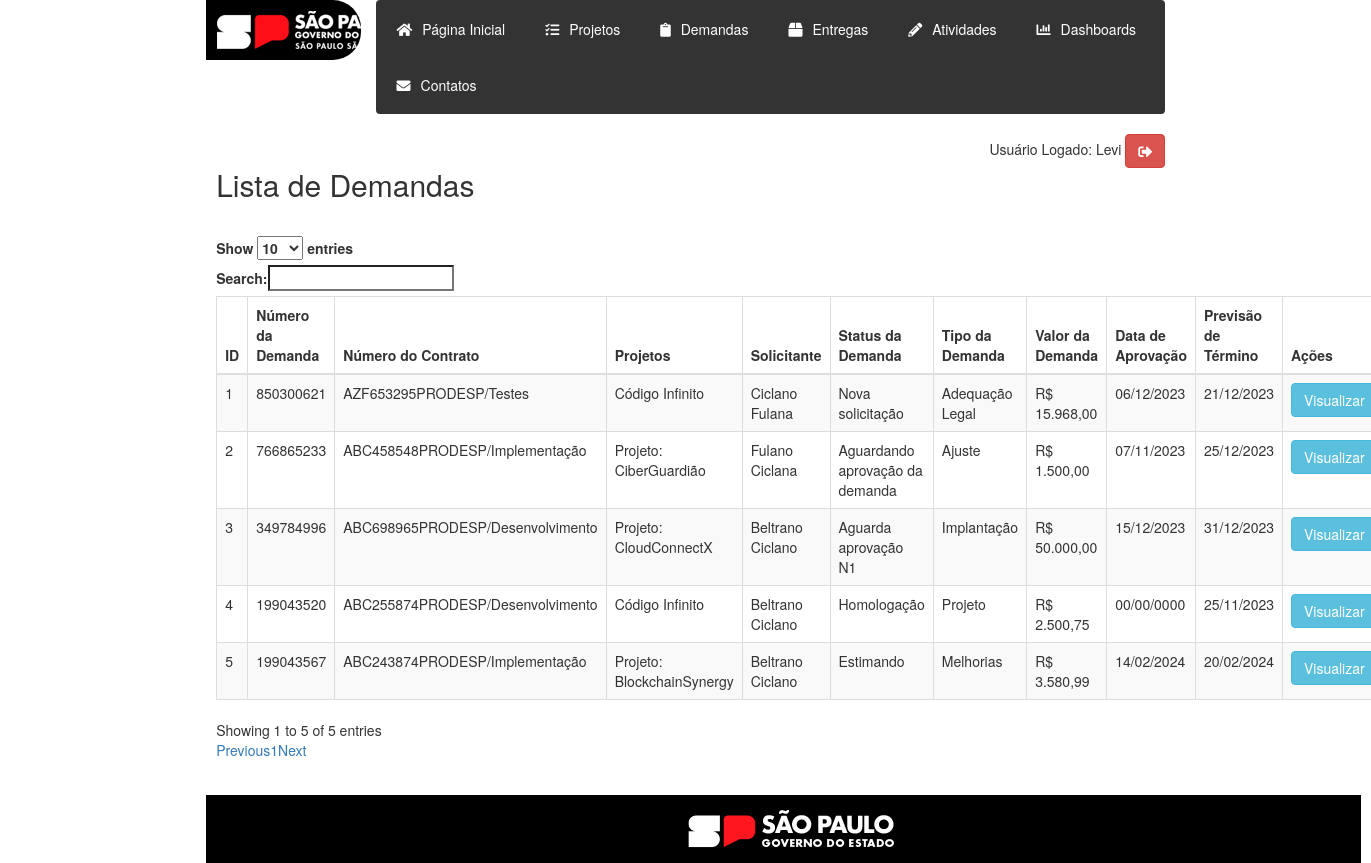
Page /demandas/consultar_demanda.php (signed in) on the committed database.
### tables this page shows
CREATE TABLE `cadastro_da_demanda` (
  `ID` int(11) NOT NULL,
  `Numero_da_Demanda` int(11) NOT NULL,
  `Contrato` varchar(60) DEFAULT NULL,
  `Solicitante` text DEFAULT NULL,
  `Status_demanda_ID` int(11) DEFAULT NULL,
  `Tipo_demanda_ID` int(11) DEFAULT NULL,
  `Valor_demanda` decimal(10,2) DEFAULT NULL,
  `Data_Solicitacao` date DEFAULT NULL,
  `Data_Aprovacao` date DEFAULT NULL,
  `Previsao_Termino` date DEFAULT NULL,
  `Projetos_ID` int(11) DEFAULT NULL,
  `Coordenadoria_ID` int(11) DEFAULT NULL,
  `Descricao` varchar(500) DEFAULT NULL,
  `Criticidade_ID` int(11) DEFAULT NULL
);

CREATE TABLE `projetos` (
  `ID` int(11) NOT NULL,
  `Nome` varchar(100) DEFAULT NULL,
  `Objetivo` varchar(200) DEFAULT NULL,
  `Data_Inicio` date DEFAULT NULL,
  `Prazo_Estimado` date DEFAULT NULL,
  `Situacao_ID` int(11) DEFAULT NULL,
  `Tipo_Projeto_ID` int(11) DEFAULT NULL,
  `Subtipo_Projeto_ID` int(11) DEFAULT NULL,
  `Nivel_Prioridade_Projeto_ID` int(11) DEFAULT NULL,
  `Criticidade_ID` int(11) DEFAULT NULL,
  `Tipos_Contatos_ID` int(11) DEFAULT NULL,
  `Contatos_Tecnicos_ID` int(11) DEFAULT NULL,
  `Orcamento_Previsto` decimal(10,2) DEFAULT NULL,
  `Gerente_Projeto_ID` int(11) DEFAULT NULL,
  `Coordenadoria_ID` int(11) DEFAULT NULL
);

CREATE TABLE `status_demanda` (
  `ID` int(11) NOT NULL,
  `Nome` varchar(50) DEFAULT NULL
);

CREATE TABLE `tipo_demanda` (
  `ID` int(11) NOT NULL,
  `Nome` varchar(50) DEFAULT NULL
);

### demandas/consultar_demanda.php (the view, shortened to what this page needs)
<?php
include_once("../config/conexao.php");
mysqli_query($conn, "SET NAMES 'utf8';");
function buscarDadosDemanda($conn)
{
    $sql = "SELECT d.ID, d.Numero_da_Demanda, d.Contrato, d.Solicitante,
            sd.Nome as NomeStatusDemanda, td.Nome as NomeTipoDemanda,
            FORMAT(d.Valor_demanda, 2, 'de_DE') as Valor_da_demanda,
            DATE_FORMAT(d.Data_Solicitacao, '%d/%m/%Y') as Data_Solicitacao,
            DATE_FORMAT(d.Data_Aprovacao, '%d/%m/%Y') as Data_Aprovacao,
            DATE_FORMAT(d.Previsao_Termino, '%d/%m/%Y') as Previsao_Termino,
            p.Nome as NomeProjeto, coord.Nome as NomeCoordenadoria
            FROM cadastro_da_demanda d
            LEFT JOIN status_demanda sd ON d.Status_demanda_ID = sd.ID
            LEFT JOIN tipo_demanda td ON d.Tipo_demanda_ID = td.ID
            LEFT JOIN projetos p ON d.Projetos_ID = p.ID
            LEFT JOIN coordenadoria coord ON d.Coordenadoria_ID = coord.ID";
    $resultado = $conn->query($sql);
    $dados = [];
    if ($resultado->num_rows > 0) {
        while ($row = $resultado->fetch_assoc()) {
            $dados[] = $row;
        }
    }
    return $dados;
}
?>
<!DOCTYPE html>
<html>
<head>
    <link rel="stylesheet" href="https://maxcdn.bootstrapcdn.com/bootstrap/3.3.7/css/bootstrap.min.css">
    <link rel="stylesheet" href="https://cdn.datatables.net/1.10.19/css/dataTables.bootstrap.min.css">
    <link rel="stylesheet" href="https://cdnjs.cloudflare.com/ajax/libs/font-awesome/5.15.3/css/all.min.css">
    <link rel="stylesheet" type="text/css" href="../stylesheet.css" media="screen" />
</head>
<body onload="redirecionarParaLogin()">
    <header>
        <div class="main mx-auto tabela-projetos">
            <div class="row">
                <div class="col-md-2">
                    <div class="logo-container">
                        <img src="../imagem/logo-governo-do-estado-sp.png">
                    </div>
                </div>
                <div class="col-md-10">
                    <nav class="navbar">
                        <ul class="nav navbar-nav">
                            <li><a href="../index.php"><i class="fas fa-home"></i>Página Inicial</a></li>
                            <li>
                                <a href="#">
                                    <i class="fas fa-tasks"></i>Projetos
                                </a>
                            </li>
                            <li>
                                <a href="#">
                                    <i class="fas fa-clipboard"></i>Demandas
                                </a>
                            </li>
                            <li>
                                <a href="#">
                                    <i class="fas fa-box"></i>Entregas
                                </a>
                            </li>
                            <li>
                                <a href="#">
                                    <i class="fas fa-pencil-alt"></i>Atividades
                                </a>
                            </li>
                            <li>
                                <a href="#">
                                    <i class="fas fa-chart-bar"></i>Dashboards
                                </a>
                            </li>
                            <li>
                                <a href="#">
                                    <i class="fas fa-envelope"></i>Contatos
                                </a>
                            </li>
                        </ul>
                    </nav>
                    <div align="right">
                        Usuário Logado:
                        <?php echo $_SESSION['usuario']; ?>
                        <a href="../logout.php" class="btn btn-danger">
                            <i class="fas fa-sign-out-alt"></i></a>
                    </div>
                </div>
            </div>
        </div>
    </header>
    <div class="container main">
        <h2 class="main mx-auto tabela-projetos">Lista de Demandas</h2>
        <p>
        <div class="main mx-auto tabela-projetos">
            <table id="demandas-table" class="table table-striped table-bordered" style="width:100%">
                <thead>
                    <tr>
                        <th>ID</th>
                        <th>Número da Demanda</th>
                        <th>Número do Contrato</th>
                        <th>Projetos</th>
                        <th>Solicitante</th>
                        <th>Status da Demanda</th>
                        <th>Tipo da Demanda</th>
                        <th>Valor da Demanda</th>
                        <th>Data de Aprovação</th>
                        <th>Previsão de Término</th>
                        <th>Ações</th>
                    </tr>
                </thead>
                <tbody>
                    <?php
                    $dados = buscarDadosDemanda($conn);
                    foreach ($dados as $row) {
                        echo "<tr>";
                        echo "<td>{$row['ID']}</td>";
                        echo "<td>{$row['Numero_da_Demanda']}</td>";
                        echo "<td>{$row['Contrato']}</td>";
                        echo "<td>{$row['NomeProjeto']}</td>";
                        echo "<td>{$row['Solicitante']}</td>";
                        echo "<td>{$row['NomeStatusDemanda']}</td>";
                        echo "<td>{$row['NomeTipoDemanda']}</td>";
                        echo "<td>R$ {$row['Valor_da_demanda']}</td>";
                        echo "<td>{$row['Data_Aprovacao']}</td>";
                        echo "<td>{$row['Previsao_Termino']}</td>";
                        echo "<td><button class='btn btn-info btn-visualizar' data-id='{$row['ID']}'>Visualizar</button></td>";
                        echo "</tr>";
                    }
                    ?>
                </tbody>
            </table>
        </div>
    </div>
    <p>
    <footer>
        <div class="container main">
            <img src="..\imagem\rodape_preto.png" alt="Rodapé" />
        </div>
    </footer>
</body>
</body>

### stylesheet.css (style rules this page uses)
.logo-container { background-color: #000; padding: 11px; border-radius: 0 28px 28px 0; width: 115%; margin-right: 10px; }
.logo-container img { max-width: 210px; }
.navbar { background-color: #333; color: #fff; margin-left: 5px; }
.navbar ul.navbar-nav li { padding: 3px 5px; }
.navbar ul.navbar-nav li a { color: #fff; }
.navbar i { margin-right: 10px; }
footer { width: 70%; text-align: center; background-color: #000; margin: 0 auto; }
.submenu li a { color: #fff; text-decoration: none; display: block; }
.tabela-projetos { max-width: 70%; }
.main { width: 100%; margin: 0 auto; }
p { padding-bottom: 25px; }

### rows in the picture
cadastro_da_demanda: ID "1", Numero_da_Demanda "850300621", Contrato "AZF653295PRODESP/Testes", Projetos_ID.Nome "Código Infinito", Solicitante "Ciclano Fulana", Status_demanda_ID.Nome "Nova solicitação", Tipo_demanda_ID.Nome "Adequação Legal", Valor_da_demanda "15.968,00", Data_Aprovacao "06/12/2023", Previsao_Termino "21/12/2023"
cadastro_da_demanda: ID "2", Numero_da_Demanda "766865233", Contrato "ABC458548PRODESP/Implementação", Projetos_ID.Nome "Projeto: CiberGuardião", Solicitante "Fulano Ciclana", Status_demanda_ID.Nome "Aguardando aprovação da demanda", Tipo_demanda_ID.Nome "Ajuste", Valor_da_demanda "1.500,00", Data_Aprovacao "07/11/2023", Previsao_Termino "25/12/2023"
cadastro_da_demanda: ID "3", Numero_da_Demanda "349784996", Contrato "ABC698965PRODESP/Desenvolvimento", Projetos_ID.Nome "Projeto: CloudConnectX", Solicitante "Beltrano Ciclano", Status_demanda_ID.Nome "Aguarda aprovação N1", Tipo_demanda_ID.Nome "Implantação", Valor_da_demanda "50.000,00", Data_Aprovacao "15/12/2023", Previsao_Termino "31/12/2023"
cadastro_da_demanda: ID "4", Numero_da_Demanda "199043520", Contrato "ABC255874PRODESP/Desenvolvimento", Projetos_ID.Nome "Código Infinito", Solicitante "Beltrano Ciclano", Status_demanda_ID.Nome "Homologação", Tipo_demanda_ID.Nome "Projeto", Valor_da_demanda "2.500,75", Data_Aprovacao "00/00/0000", Previsao_Termino "25/11/2023"
cadastro_da_demanda: ID "5", Numero_da_Demanda "199043567", Contrato "ABC243874PRODESP/Implementação", Projetos_ID.Nome "Projeto: BlockchainSynergy", Solicitante "Beltrano Ciclano", Status_demanda_ID.Nome "Estimando", Tipo_demanda_ID.Nome "Melhorias", Valor_da_demanda "3.580,99", Data_Aprovacao "14/02/2024", Previsao_Termino "20/02/2024"

### other values in the picture
$_SESSION['usuario'] "Levi"
